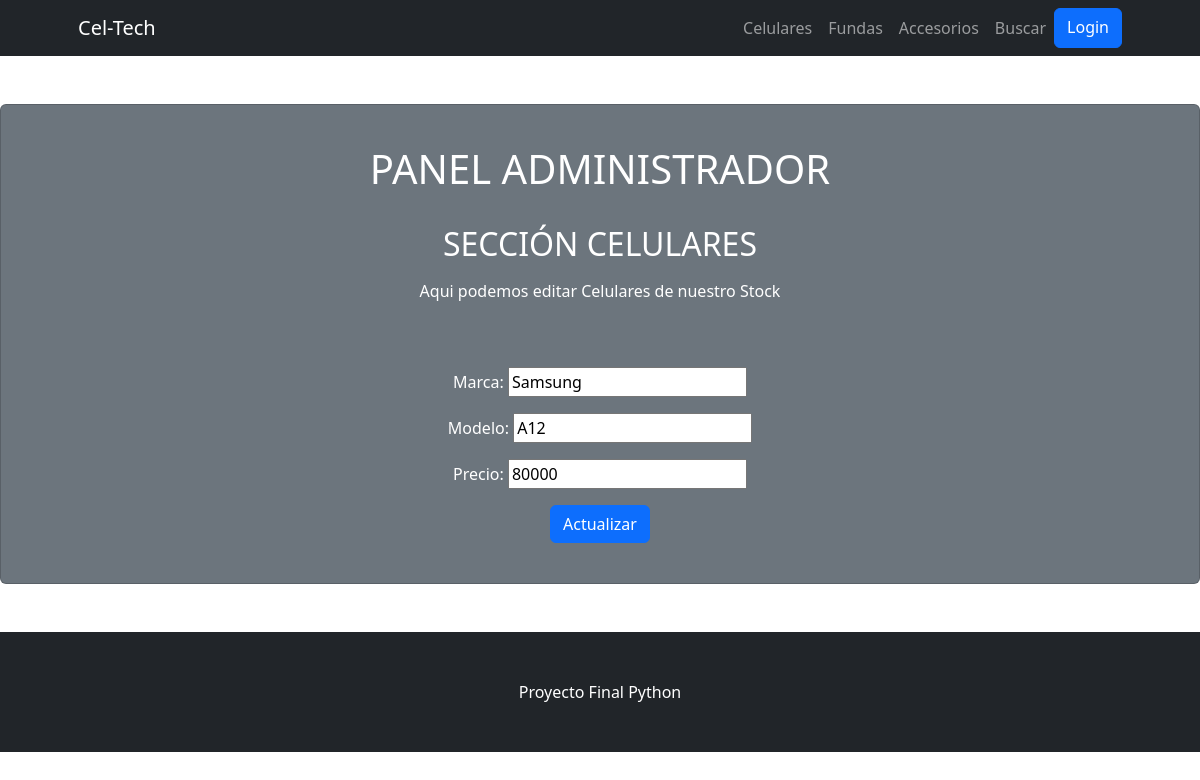
/CelTech/editar-celular/91, run on the app's committed database.
### CelTech/models.py (models this page shows, shortened)
class Celulares(models.Model):
    marca = models.CharField(max_length=20)
    modelo = models.CharField(max_length=20)
    precio = models.IntegerField()

### CelTech/views.py (the view)
# urls.py: path('editar-celular/<int:id>', editarCelular, name="EditarCelular"),
def editarCelular(req, id):
    lista_celular = Celulares.objects.all()
    celular = Celulares.objects.get(id=id)
    if req.method == 'POST':
        agregarCelular = AdministradorCelulares(req.POST)
        if agregarCelular.is_valid():
            print(agregarCelular.cleaned_data)
            data = agregarCelular.cleaned_data
            celular.marca = data["marca"]
            celular.modelo = data["modelo"]
            celular.precio = data["precio"]
            celular.save()
            return render(req, "lista_celulares.html", {"lista_celulares": lista_celular, "mensaje_celular": "Celular actualizado correctamente"})
        else:
            return render(req, "lista_celulares.html", {"lista_celulares": lista_celular, "mensaje_celular": "El celular no pudo ser actualizado"})
    else:
        agregarCelular = AdministradorCelulares(initial={
            "marca": celular.marca,
            "modelo": celular.modelo,
            "precio": celular.precio,
        })
        return render(req, "editar_celular.html", {"agregarCelular": agregarCelular, "id": celular.id})

### CelTech/forms.py
class AdministradorCelulares(forms.Form):
    marca = forms.CharField(required=True)
    modelo = forms.CharField(required=True)
    precio = forms.IntegerField(required=True)

### CelTech/templates/editar_celular.html (shortened to what this page needs)
{% extends 'padre.html' %}
{% block cambiante %}
<div class = "text-center">
    <h1>PANEL ADMINISTRADOR</h1>
    <br>
    <h2>SECCIÓN CELULARES</h2>
    <p>Aqui podemos editar Celulares de nuestro Stock</p>
    <br>
    <br>
<div class=" text-center">
    <form action="{% url 'EditarCelular' id %}" method="post">{% csrf_token %}
        {{agregarCelular.as_p}}
        <button type="submit" class="btn btn-primary">Actualizar</button>
    </form>
   </div>
</div>
{% endblock cambiante %}

### data on the page
Celulares: marca "Samsung", modelo "A12", precio "80000"
